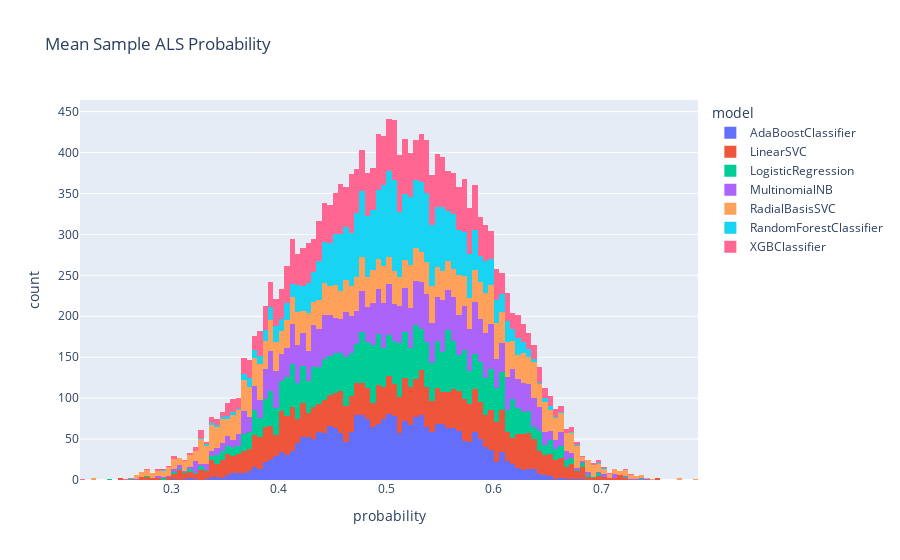

Notebook code cell kept with this figure:
### Code cell
import plotly.express as px

# Group by sample ID and calculate mean probability for each sample
mean_probs = sampleResults.groupby(['id', 'model'])['probability'].mean().reset_index()

# Create histogram
fig = px.histogram(mean_probs, x='probability', color='model', title="Mean Sample ALS Probability")
fig.show()

### Figure 1 — Plotly figure (JSON) as saved in the notebook; plotly's stock layout.template omitted (floating-point values rounded to 4 significant figures; data arrays with more than 128 entries replaced by an {"elided": "..."} marker saying what was removed)
{"data": [{"alignmentgroup": "True", "bingroup": "x", "hovertemplate": "model=AdaBoostClassifier<br>probability=%{x}<br>count=%{y}<extra></extra>", "legendgroup": "AdaBoostClassifier", "marker": {"color": "#636efa", "pattern": {"shape": ""}}, "name": "AdaBoostClassifier", "offsetgroup": "AdaBoostClassifier", "orientation": "v", "showlegend": true, "type": "histogram", "x": {"elided": "2736 float values"}, "xaxis": "x", "yaxis": "y"}, {"alignmentgroup": "True", "bingroup": "x", "hovertemplate": "model=LinearSVC<br>probability=%{x}<br>count=%{y}<extra></extra>", "legendgroup": "LinearSVC", "marker": {"color": "#EF553B", "pattern": {"shape": ""}}, "name": "LinearSVC", "offsetgroup": "LinearSVC", "orientation": "v", "showlegend": true, "type": "histogram", "x": {"elided": "2736 float values"}, "xaxis": "x", "yaxis": "y"}, {"alignmentgroup": "True", "bingroup": "x", "hovertemplate": "model=LogisticRegression<br>probability=%{x}<br>count=%{y}<extra></extra>", "legendgroup": "LogisticRegression", "marker": {"color": "#00cc96", "pattern": {"shape": ""}}, "name": "LogisticRegression", "offsetgroup": "LogisticRegression", "orientation": "v", "showlegend": true, "type": "histogram", "x": {"elided": "2736 float values"}, "xaxis": "x", "yaxis": "y"}, {"alignmentgroup": "True", "bingroup": "x", "hovertemplate": "model=MultinomialNB<br>probability=%{x}<br>count=%{y}<extra></extra>", "legendgroup": "MultinomialNB", "marker": {"color": "#ab63fa", "pattern": {"shape": ""}}, "name": "MultinomialNB", "offsetgroup": "MultinomialNB", "orientation": "v", "showlegend": true, "type": "histogram", "x": {"elided": "2736 float values"}, "xaxis": "x", "yaxis": "y"}, {"alignmentgroup": "True", "bingroup": "x", "hovertemplate": "model=RadialBasisSVC<br>probability=%{x}<br>count=%{y}<extra></extra>", "legendgroup": "RadialBasisSVC", "marker": {"color": "#FFA15A", "pattern": {"shape": ""}}, "name": "RadialBasisSVC", "offsetgroup": "RadialBasisSVC", "orientation": "v", "showlegend": true, "type": "histogram", "x": {"elided": "2736 float values"}, "xaxis": "x", "yaxis": "y"}, {"alignmentgroup": "True", "bingroup": "x", "hovertemplate": "model=RandomForestClassifier<br>probability=%{x}<br>count=%{y}<extra></extra>", "legendgroup": "RandomForestClassifier", "marker": {"color": "#19d3f3", "pattern": {"shape": ""}}, "name": "RandomForestClassifier", "offsetgroup": "RandomForestClassifier", "orientation": "v", "showlegend": true, "type": "histogram", "x": {"elided": "2736 float values"}, "xaxis": "x", "yaxis": "y"}, {"alignmentgroup": "True", "bingroup": "x", "hovertemplate": "model=XGBClassifier<br>probability=%{x}<br>count=%{y}<extra></extra>", "legendgroup": "XGBClassifier", "marker": {"color": "#FF6692", "pattern": {"shape": ""}}, "name": "XGBClassifier", "offsetgroup": "XGBClassifier", "orientation": "v", "showlegend": true, "type": "histogram", "x": {"elided": "2736 float values"}, "xaxis": "x", "yaxis": "y"}], "layout": {"barmode": "relative", "legend": {"title": {"text": "model"}, "tracegroupgap": 0}, "title": {"text": "Mean Sample ALS Probability"}, "xaxis": {"anchor": "y", "domain": [0, 1], "title": {"text": "probability"}}, "yaxis": {"anchor": "x", "domain": [0, 1], "title": {"text": "count"}}}}
